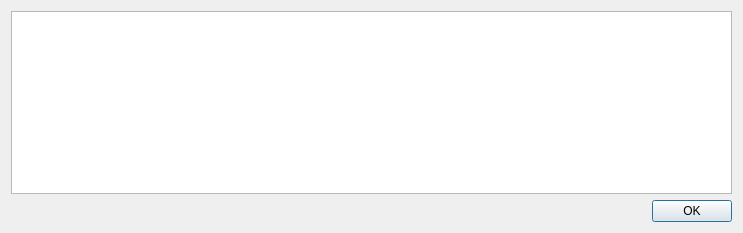
<?xml version="1.0" encoding="UTF-8"?>
<ui version="4.0">
 <class>LogDialog</class>
 <widget class="QDialog" name="LogDialog">
  <property name="windowModality">
   <enum>Qt::WindowModal</enum>
  </property>
  <property name="geometry">
   <rect>
    <x>0</x>
    <y>0</y>
    <width>743</width>
    <height>233</height>
   </rect>
  </property>
  <property name="windowTitle">
   <string>Check results</string>
  </property>
  <layout class="QVBoxLayout" name="verticalLayout_2">
   <item>
    <layout class="QVBoxLayout" name="verticalLayout">
     <item>
      <widget class="QTextEdit" name="logViewer">
       <property name="readOnly">
        <bool>true</bool>
       </property>
      </widget>
     </item>
     <item>
      <layout class="QHBoxLayout" name="horizontalLayout">
       <item>
        <spacer name="horizontalSpacer">
         <property name="orientation">
          <enum>Qt::Horizontal</enum>
         </property>
         <property name="sizeHint" stdset="0">
          <size>
           <width>40</width>
           <height>20</height>
          </size>
         </property>
        </spacer>
       </item>
       <item>
        <widget class="QDialogButtonBox" name="buttonBox">
         <property name="sizePolicy">
          <sizepolicy hsizetype="Fixed" vsizetype="Fixed">
           <horstretch>0</horstretch>
           <verstretch>0</verstretch>
          </sizepolicy>
         </property>
         <property name="standardButtons">
          <set>QDialogButtonBox::Ok</set>
         </property>
        </widget>
       </item>
      </layout>
     </item>
    </layout>
   </item>
  </layout>
 </widget>
 <resources/>
 <connections>
  <connection>
   <sender>buttonBox</sender>
   <signal>clicked(QAbstractButton*)</signal>
   <receiver>LogDialog</receiver>
   <slot>accept()</slot>
   <hints>
    <hint type="sourcelabel">
     <x>360</x>
     <y>206</y>
    </hint>
    <hint type="destinationlabel">
     <x>334</x>
     <y>200</y>
    </hint>
   </hints>
  </connection>
 </connections>
</ui>
